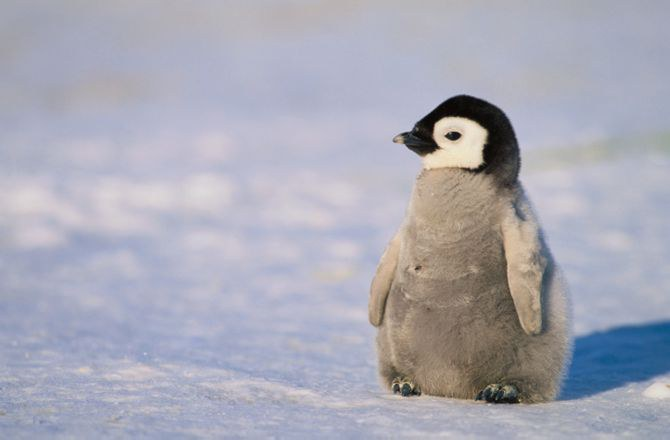
#> input picture penguin.jpeg, 670 x 440 px
$ python edge-contour.py
#> lines starting #> are read from the running program, lines starting #| are printed output that depends on the picture; after the words box and inside, x2 and y2 are one past the last pixel; in counts of white or black regions, pixels touching at a corner belong together
import cv2
import matplotlib.pyplot as plt

# Open the image
img = cv2.imread("penguin.jpeg")
#> img is the input picture: shape (440, 670, 3); mean B, G, R 181.5, 169.2, 169.1

gray = cv2.cvtColor(img, cv2.COLOR_BGR2GRAY)
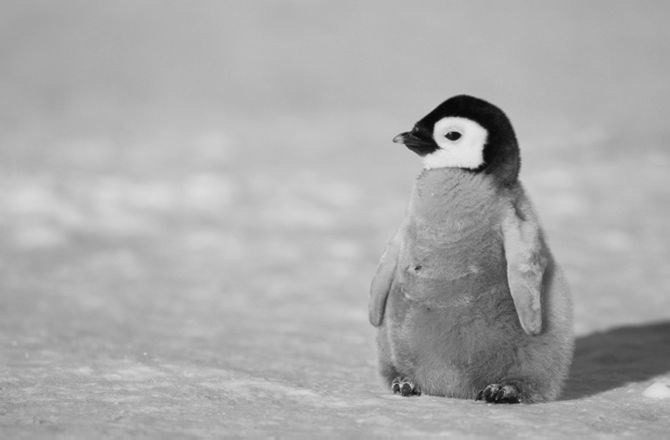
#> gray: shape (440, 670); min 0, max 232, mean 170.6
blurred = cv2.GaussianBlur(gray, (3, 3), 0)

# Apply Canny Edge Dection
edged = cv2.Canny(blurred, 30, 100, 3, L2gradient=True)
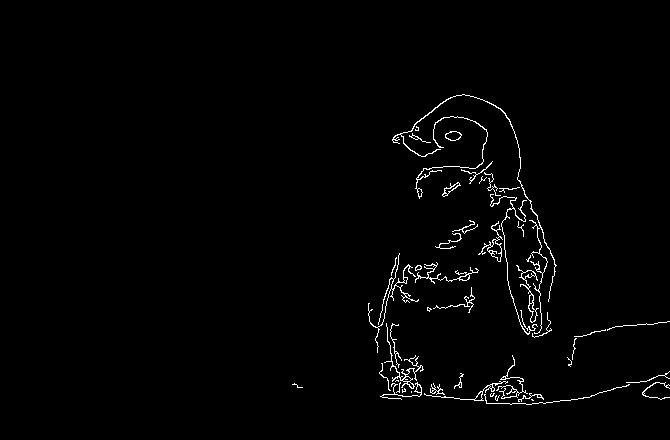
#> edged: shape (440, 670); 1.5% white in thin lines or dots, all inside (x1, y1, x2, y2) = (292, 94, 670, 405)

# find the contours in the edged image
contours, _ = cv2.findContours(edged, cv2.RETR_EXTERNAL, cv2.CHAIN_APPROX_SIMPLE)
#> contours = 48 contours, 31 with area under 20; largest, box (x1, y1, x2, y2) and area: (516, 265, 539, 323) 207, (478, 221, 503, 262) 189, (392, 94, 557, 334) 141, (384, 323, 424, 389) 110, (445, 131, 462, 141) 110
image_copy = img.copy()
# draw the contours on a copy of the original image
cv2.drawContours(image_copy, contours, -1, (0, 255, 0), 2)
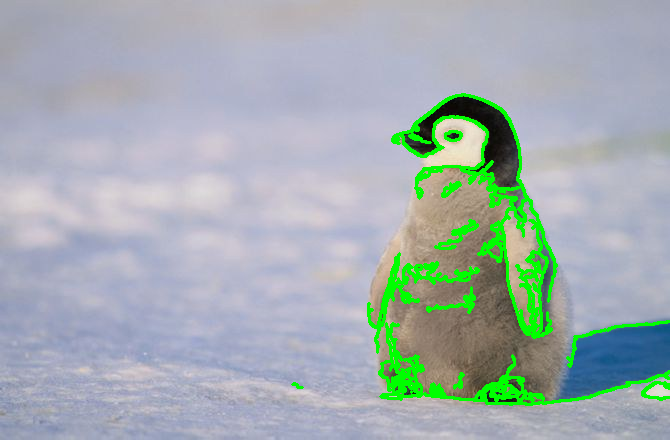
#> image_copy: shape (440, 670, 3); 4.53% of pixels changed, all inside (x1, y1, x2, y2) = (291, 93, 670, 406)
print(len(contours), "objects were found in this image.")
#| 48 objects were found in this image.

cv2.imshow("Edged image", edged)
cv2.imshow("contours", image_copy)
cv2.imshow("Original image", img)
cv2.imshow("Edged image", edged)
cv2.waitKey(0)
